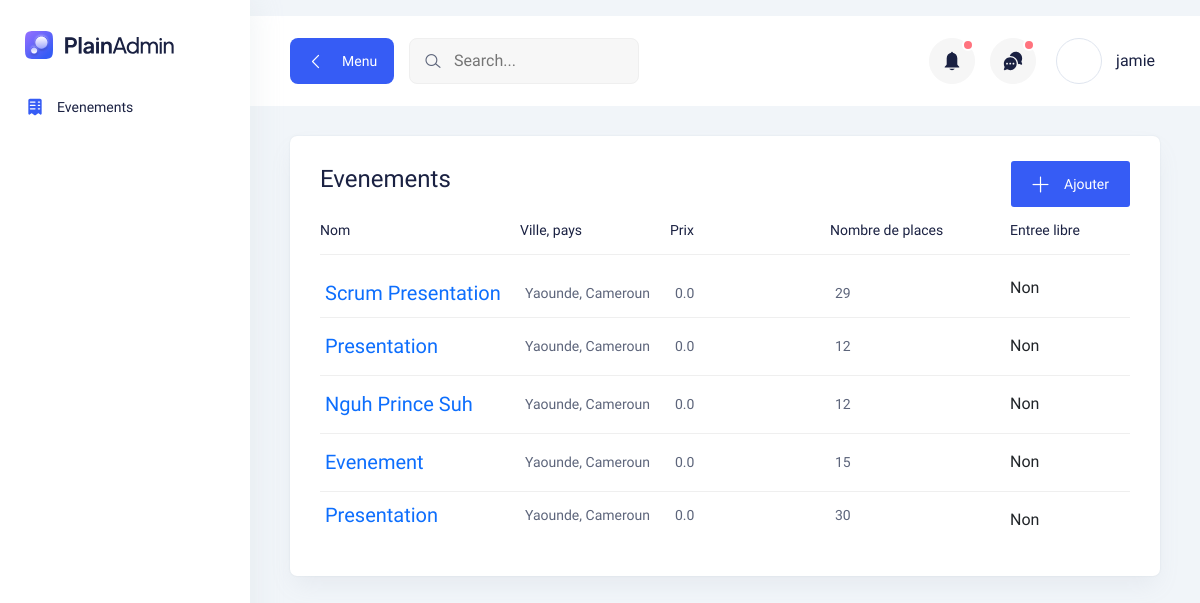
Before: /events/ (signed in) with the older database file.
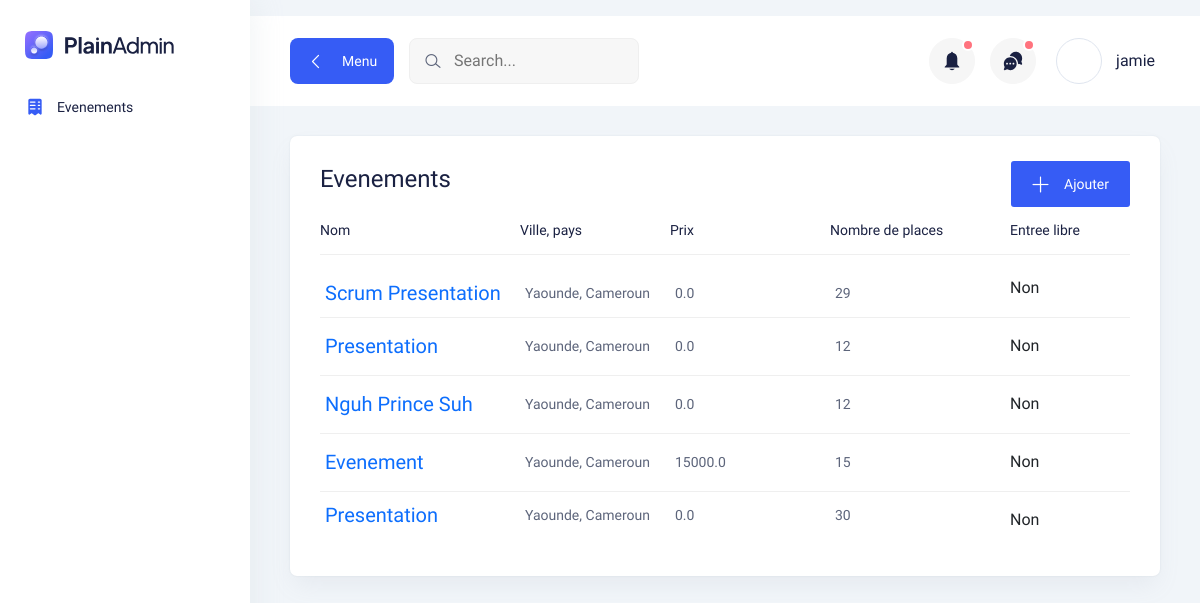
After: the same page with the newer database file.
### main/models.py (models this page shows, shortened)
class Evenement(models.Model):
    EVENT_TYPES = [
        ("pres", _("Presentiel")),
        ("online", _("En ligne"))
    ]
    EVENT_CATEGORIES = [
        ("marriage", _("Marriage")),
        ("seminar", _("Seminaire")),
        ("workshop", _("Atelier")),
        ("meeting", _("Meeting")),
    ]
    nom = models.CharField(max_length=100)
    ville = models.CharField(max_length=100, default="Yaounde")
    pays = models.CharField(max_length=100, default="Cameroun")
    lieu = models.TextField()
    nombres_de_places = models.IntegerField(null=True, blank=True)
    rempli = models.BooleanField(default=False) # this is True when the event is sold out
    prix = models.FloatField(default=0)
    entree_gratuit = models.BooleanField(default=False)
    description = models.TextField(null=True, blank=True)
    categorie = models.CharField(default="marriage", choices=EVENT_CATEGORIES, max_length=20)
    type =models.CharField(default="pres", choices=EVENT_TYPES, max_length=10)
    organisateur = models.CharField(max_length=50, null=True, blank=True)
    contact = models.CharField(max_length=100, blank=True, null=True, verbose_name=_("Contact d'organisateur"))
    date_heure_debut = models.DateTimeField(default=timezone.now, verbose_name=_("Debut (Date & heure)"))
    date_heure_fin = models.DateTimeField(null=True, blank=True, verbose_name=_("Fin (Date & heure)"))
    lieu = models.TextField(null=True, blank=True)
    lien = models.URLField(null=True, blank=True)
    user = models.ForeignKey(User, null=True, on_delete=models.CASCADE)

### main/views.py (the view, shortened to what this page needs)
# urls.py: path("events/", views.events, name="events"),
@login_required
def events(request, event_id=None):
    user = request.user
    edit_form = UpdateEvenementForm
    if not event_id:
        if request.method == 'POST':
            form = EvenementForm(request.POST, request.FILES)
            if form.is_valid():
                evenement = form.save()
                evenement.user = user
                evenement.save()
                excel_file = form.cleaned_data.get("participants_file")
                if excel_file:
                    try:
                        df = pd.read_excel(excel_file)
                        for index, row in df.iterrows():
                            email = row.get("Email")
                            name = row.get("Nom")
                            if email and name:
                                Participant.objects.create(
                                    evenement=evenement,
                                    email=email,
                                    statut='pending',
                                    name=name
                                )
                    except Exception as e:
                        evenement.delete()
                        return JsonResponse({'success': False, 'errors': ['Error adding participants from excel file']})
                return JsonResponse({'success': True})  # Return success response
            return JsonResponse({'success': False, 'errors': form.errors})  # Return validation errors
        else:
            form = EvenementForm()
            evenements = Evenement.objects.filter(Q(user=user) | Q(user__isnull=True))
        return render(request, "main/evenements.html",
                      context={'evenements': evenements, 'form': form, 'edit_form': edit_form})

### main/templates/main/evenements.html (shortened to what the changed rows need)
{% extends 'main/sidebar_base.html' %}
{% load i18n %}
{% block page_content %}
<section>
    <div class="container-fluid pt-30">
        <div class="tables-wrapper">
            <div class="row">
                <div class="col-lg-12">
                    <div class="card-style mb-30">
                        <div class="table-wrapper table-responsive">
                            <table class="table">
                                <thead>
                                    <tr>
                                        <th class="lead-info">
                                            <h6>{% trans "Nom" %}</h6>
                                        </th>
                                        <th class="lead-email">
                                            <h6>{% trans "Ville, pays" %}</h6>
                                        </th>
                                        <th class="lead-phone">
                                            <h6>{% trans "Prix" %}</h6>
                                        </th>
                                        <th class="lead-company">
                                            <h6>{% trans "Nombre de places" %}</h6>
                                        </th>
                                        <th class="lead-company">
                                            <h6>{% trans "Entree libre" %}</h6>
                                        </th>
                                    </tr>
                                </thead>
                                <tbody>
                                    {% for evenement in evenements %}
                                    <tr>
                                        <td class="min-width">
                                            <div class="lead">
                                                <div class="lead-text">
                                                    <a href="{% url 'event-detail' evenement.id %}">{{ evenement.nom }}</a>
                                                </div>
                                            </div>
                                        </td>
                                        <td class="min-width">
                                            <p><a href="#0">{{ evenement.ville }}, {{ evenement.pays }}</a></p>
                                        </td>
                                        <td class="min-width">
                                            <p>{{ evenement.prix }}</p>
                                        </td>
                                        <td class="min-width">
                                            <p>
                                                {% if evenement.nombres_de_places %}
                                                {{ evenement.nombres_de_places }}
                                                {% else %}
                                                {% trans "Non specifie" %}
                                                {% endif %}
                                            </p>
                                        </td>
                                        <td>
                                            {% if evenement.entree_gratuit %}
                                            {% trans "Oui" %}
                                            {% else %}
                                            {% trans "Non" %}
                                            {% endif %}
                                        </td>
                                    </tr>
                                    {% endfor %}
                                </tbody>
                            </table>
                        </div>
                    </div>
                </div>
            </div>
        </div>
    </div>
</section>
{% endblock %}

Changed rows visible on the page:
changed Evenement "Evenement": prix "0.0" → "15000.0"
